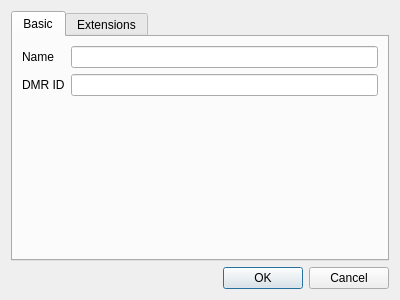
<?xml version="1.0" encoding="UTF-8"?>
<ui version="4.0">
 <class>DMRIDDialog</class>
 <widget class="QDialog" name="DMRIDDialog">
  <property name="geometry">
   <rect>
    <x>0</x>
    <y>0</y>
    <width>400</width>
    <height>300</height>
   </rect>
  </property>
  <property name="sizePolicy">
   <sizepolicy hsizetype="MinimumExpanding" vsizetype="MinimumExpanding">
    <horstretch>0</horstretch>
    <verstretch>0</verstretch>
   </sizepolicy>
  </property>
  <property name="windowTitle">
   <string notr="true">Dialog</string>
  </property>
  <layout class="QVBoxLayout" name="verticalLayout">
   <item>
    <widget class="QTabWidget" name="tabWidget">
     <property name="currentIndex">
      <number>0</number>
     </property>
     <widget class="QWidget" name="tab">
      <attribute name="title">
       <string>Basic</string>
      </attribute>
      <layout class="QFormLayout" name="formLayout">
       <item row="0" column="0">
        <widget class="QLabel" name="nameLabel">
         <property name="text">
          <string>Name</string>
         </property>
        </widget>
       </item>
       <item row="0" column="1">
        <widget class="QLineEdit" name="name"/>
       </item>
       <item row="1" column="0">
        <widget class="QLabel" name="idLabel">
         <property name="text">
          <string>DMR ID</string>
         </property>
        </widget>
       </item>
       <item row="1" column="1">
        <widget class="QLineEdit" name="dmrID"/>
       </item>
      </layout>
     </widget>
     <widget class="QWidget" name="tab_2">
      <attribute name="title">
       <string>Extensions</string>
      </attribute>
      <layout class="QVBoxLayout" name="verticalLayout_2">
       <item>
        <widget class="ExtensionView" name="extensionView" native="true"/>
       </item>
      </layout>
     </widget>
    </widget>
   </item>
   <item>
    <widget class="QDialogButtonBox" name="buttonBox">
     <property name="orientation">
      <enum>Qt::Horizontal</enum>
     </property>
     <property name="standardButtons">
      <set>QDialogButtonBox::Cancel|QDialogButtonBox::Ok</set>
     </property>
    </widget>
   </item>
  </layout>
 </widget>
 <customwidgets>
  <customwidget>
   <class>ExtensionView</class>
   <extends>QWidget</extends>
   <header>extensionview.hh</header>
   <container>1</container>
  </customwidget>
 </customwidgets>
 <resources/>
 <connections>
  <connection>
   <sender>buttonBox</sender>
   <signal>accepted()</signal>
   <receiver>DMRIDDialog</receiver>
   <slot>accept()</slot>
   <hints>
    <hint type="sourcelabel">
     <x>248</x>
     <y>254</y>
    </hint>
    <hint type="destinationlabel">
     <x>157</x>
     <y>274</y>
    </hint>
   </hints>
  </connection>
  <connection>
   <sender>buttonBox</sender>
   <signal>rejected()</signal>
   <receiver>DMRIDDialog</receiver>
   <slot>reject()</slot>
   <hints>
    <hint type="sourcelabel">
     <x>316</x>
     <y>260</y>
    </hint>
    <hint type="destinationlabel">
     <x>286</x>
     <y>274</y>
    </hint>
   </hints>
  </connection>
 </connections>
</ui>
